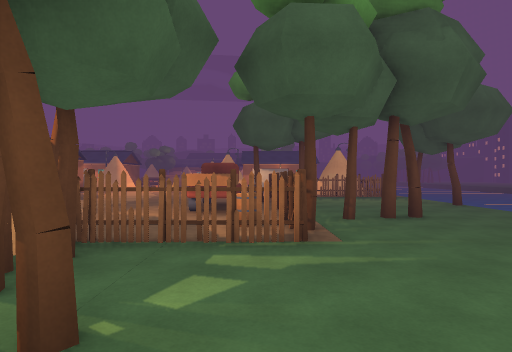
view 1 (above)

18 first-person views from a walk through a Unity game level. The camera is 1.5 m above the floor, looks level and sees 80° across. The floor is counted in squares, 2 m on a side. Each view is taken from the middle of a square. On the plan, view 1 faces up. The plan holds only what a view shows up to about 10 squares ahead; the rest is blank. The place goes on beyond the plan. The player character is not drawn. Some surface patterns are stand-ins.

view 2
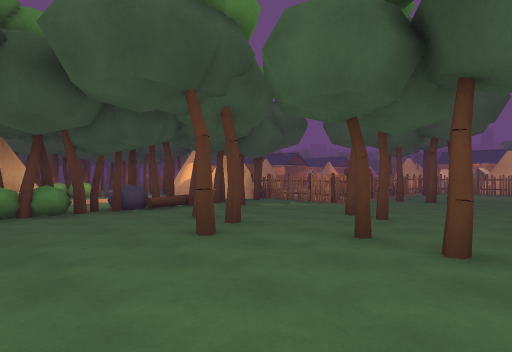

view 3
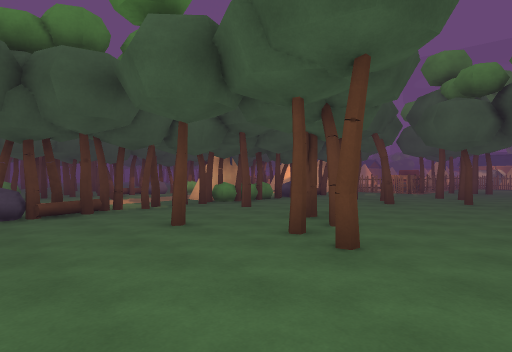

view 4
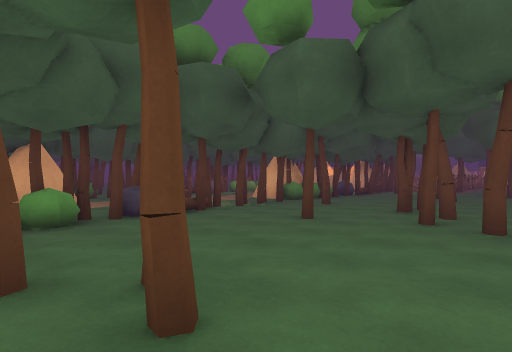

view 5
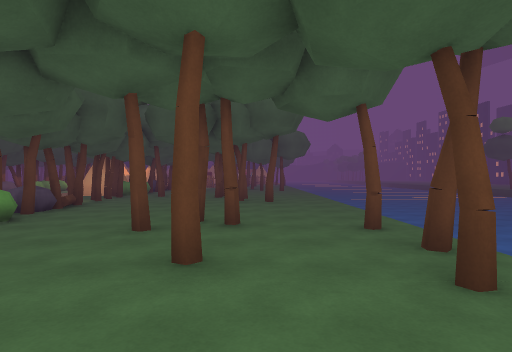

view 6
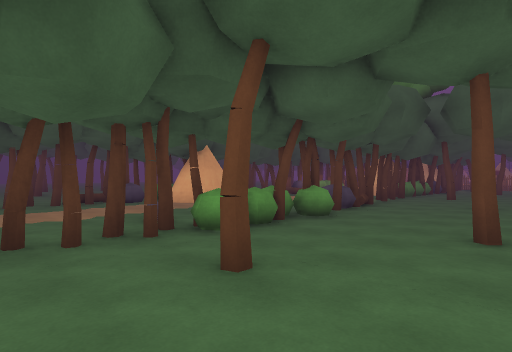

view 7
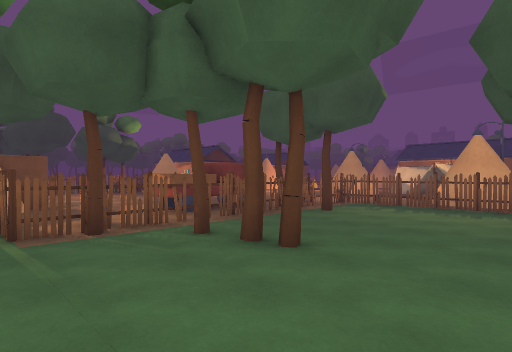

view 8
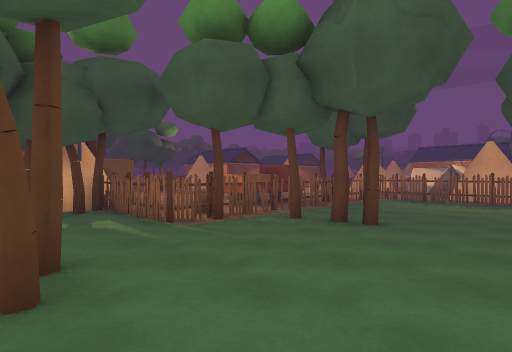

view 9
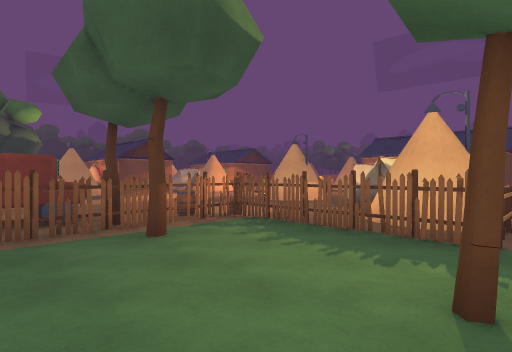

view 10
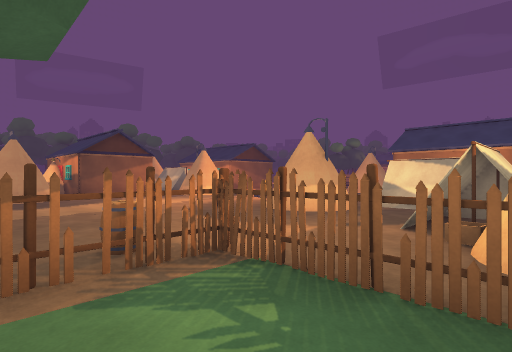

view 11
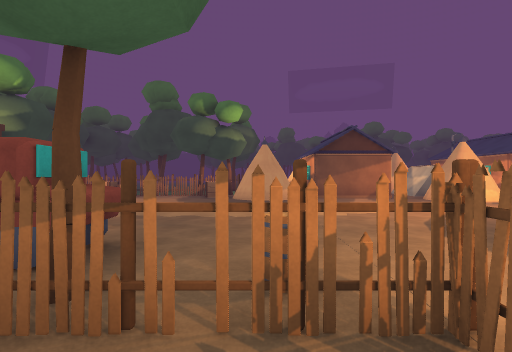

view 12
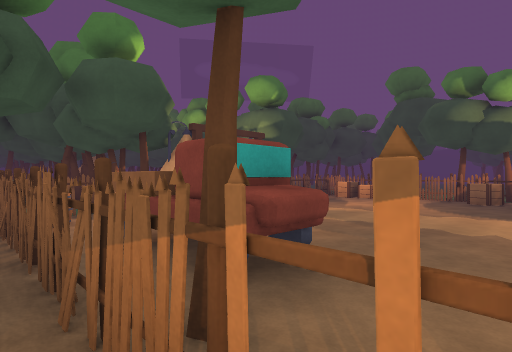

view 13
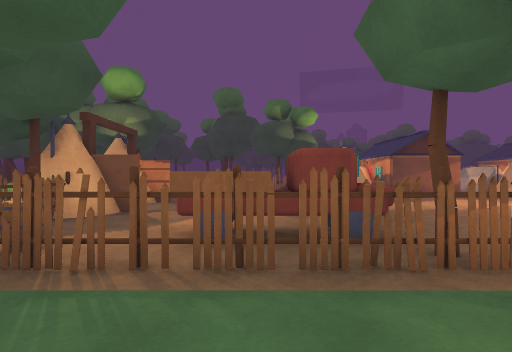

view 14
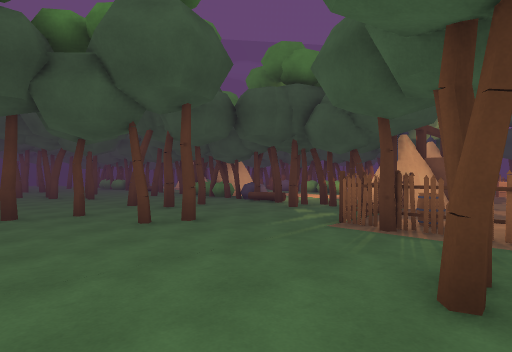

view 15
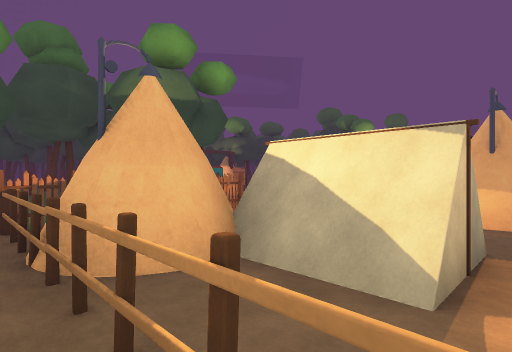

view 16
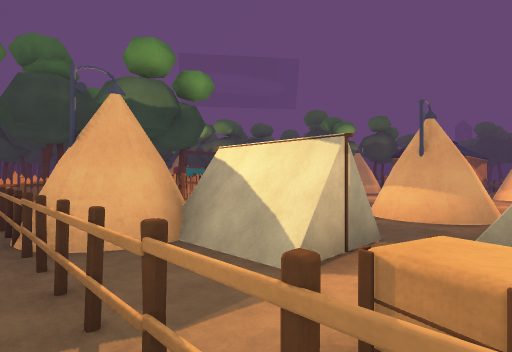

view 17
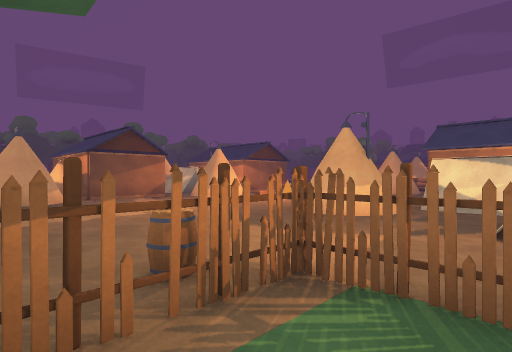

view 18
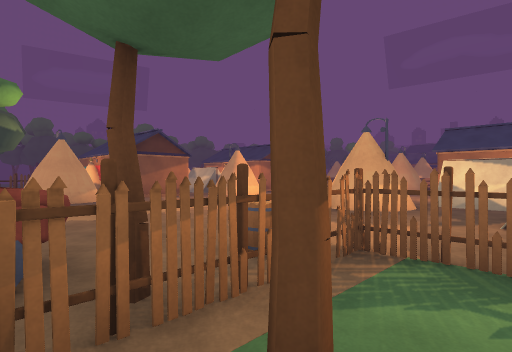

### Floor plan
Key: @ floor where view 1 was taken; # wall or solid block; x gap in a wall; . floor; = window, fence, low wall or low ledge; ^ raised ledge; T thing the floor can be seen under or through; O other object.
Columns run from 10 left of view 1 to 5 right of it. Each row starts with its distance up from view 1.
 17    #        #=^.
 16   ## ..     =#=.
 15    . .. #   ###.
 14    .....#######.
 13   #.........###.
 12  ##..........##.
 11  ##=......TTTT#.
 10  ##=......O.....
  9 ### .... =##...#
  8 ##...... ###....
  7 ##.......###....
  6  #.......##..#..
  5    ......###....
  4     #  #####....
  3        ####.....
  2        .#...#...
  1        .##......
  0        .#.@.....
 -1    #  ..#.....#.
 -2    #  ..#...#...
 -3        ##.......
 -4        ##.......
 -5       ..#.#.#...
 -6      ...x.......
 -7     ....x..#.#..
 -8    x..  x.......
 -9    ^... #.......
-10     ##..#.......
-11    ###  .=..#...
-12    #... ^..#....
-13    #...O^...#..#
-14    #....#.#...#.
-15    x....x......
-16         x.....

Where each view was taken, in squares from view 1:
view 1: 0 up, 0 right, facing up
view 2: 4 down, 5 right, facing up-left
view 3: 10 down, 5 right, facing up-left
view 4: 12 down, 4 right, facing up-left
view 5: 16 down, 3 right, facing up
view 6: 16 down, 2 right, facing up-left
view 7: 3 up, 5 right, facing up-left
view 8: 1 up, 5 right, facing up-left
view 9: 7 up, 5 right, facing up-left
view 10: 9 up, 3 right, facing up-left
view 11: 10 up, 2 right, facing left
view 12: 10 up, 1 right, facing down-left
view 13: 7 up, 3 right, facing left
view 14: 6 up, 5 right, facing down-left
view 15: 16 up, 5 right, facing down-left
view 16: 17 up, 5 right, facing down-left
view 17: 9 up, 2 right, facing up-left
view 18: 8 up, 2 right, facing up-left
